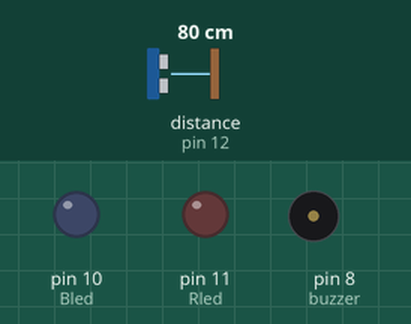
This sketch was run on a simulated Arduino Uno, built with avr-gcc and run on an emulated ATmega328P. Shown: output pins drawn as LEDs (lit = HIGH), buzzer (waves = sounding). Wiring (inferred from the names in the program): ultrasonic range finder: trigger pin 13; echo pin 12. Dashed ring = blinking. The test bench sets the inputs (shaded band); at power-on: distance to the obstacle (sensor on pin 12) 80 cm. The echo pulse lasts 58.3 µs per cm; pins used as bus, display or sensor lines are not drawn.

Above: at 6.2 s.
6.3 s: distance to the obstacle (sensor on pin 12) set to 74 cm
7.8 s: distance to the obstacle (sensor on pin 12) set to 66 cm
At 8.1 s:
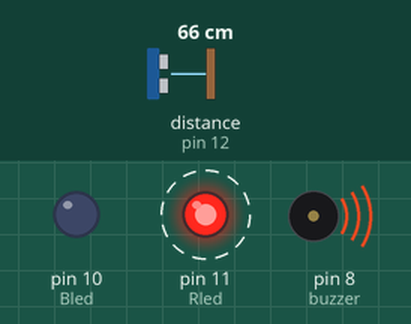
At 8.7 s:
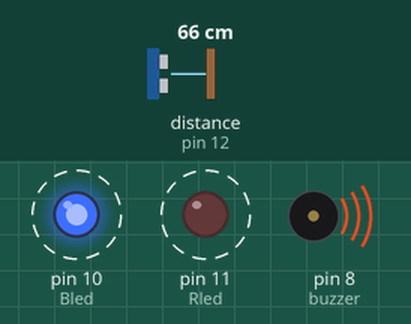
Timing chart, 0 to 16.8 s (numbered marks = the images above; inputs shaded):
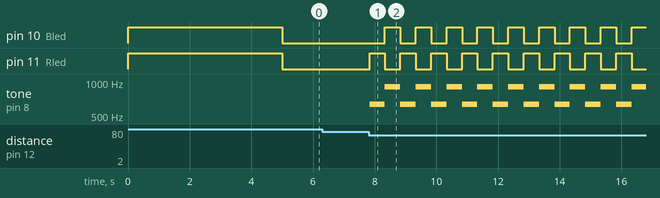

Measured:
- the behaviour switches between 70 and 69 cm on distance to the obstacle (sensor on pin 12) (found by bisection; images 0 and 1)
- after the input at 6.3 s, every drawn part: stays the same
- after the input at 7.8 s, pin 10 (Bled): alternates HIGH for 0.50 s and LOW for 0.50 s, starting after 0.53 s; pin 11 (Rled): alternates HIGH for 0.50 s and LOW for 0.50 s, starting at once; tone on pin 8 (buzzer): alternates 912 Hz for 0.50 s and 635 Hz for 0.50 s, starting at once

The sketch:

alarm.ino
```cpp
#define trigPin 13
#define echoPin 12
#define Rled 11
#define Bled 10
#define buzzer 8

int normalDistance = 200; //set the normal distance 200 mm
boolean triggered = false;

void setup(){
  Serial.begin (9600);
  pinMode(Rled, OUTPUT);
  pinMode(Bled, OUTPUT);
  pinMode(trigPin, OUTPUT);
  pinMode(echoPin, INPUT);
  pinMode(buzzer, OUTPUT);

  long duration, distance;

  digitalWrite(Rled, HIGH); // this indicates that the calibration is in process
  digitalWrite(Bled, HIGH);
  digitalWrite(buzzer, HIGH);

  while (millis() < 5000) {
    digitalWrite(trigPin, LOW);
    delayMicroseconds(2);
    digitalWrite(trigPin, HIGH);
    delayMicroseconds(10);
    digitalWrite(trigPin, LOW);
    duration = pulseIn(echoPin, HIGH);
    distance = (duration / 2) / 29.1;
    if (distance < normalDistance){
      normalDistance = distance;
    }
  }

  digitalWrite(Rled, LOW);
  digitalWrite(Bled, LOW);
  digitalWrite(buzzer, LOW);

}

void loop(){
  if (triggered){
    digitalWrite(Rled, HIGH);
    digitalWrite(Bled, LOW);
    tone(buzzer, 635);
    delay(500);
    digitalWrite(Rled, LOW);
    digitalWrite(Bled, HIGH);
    tone(buzzer, 912);
    delay(500);
  }else{
    long duration, distance;
    digitalWrite(trigPin, LOW);
    delayMicroseconds(2);
    digitalWrite(trigPin, HIGH);
    delayMicroseconds(10);
    digitalWrite(trigPin, LOW);
    duration = pulseIn(echoPin, HIGH);
    distance = (duration / 2) / 29.1;
    if(distance < normalDistance - 10){
      triggered = true;
    }
    delay(20);
  }
}
```
